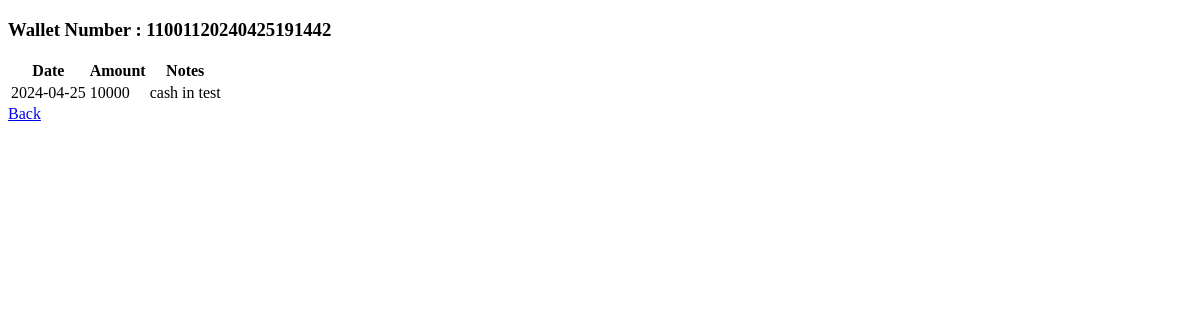
/customers/transactions/cashInHistory.php?wid=1 (signed in), run on an earlier commit of the app's database.
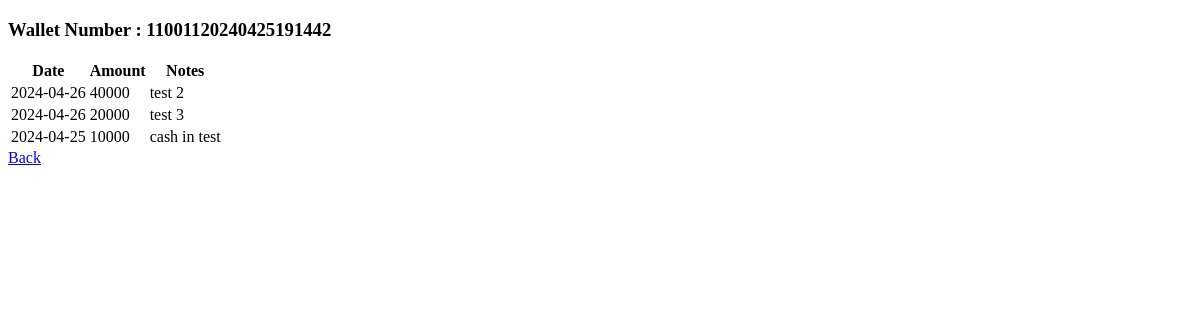
And on a later commit of the database.
### tables this page shows
CREATE TABLE `cash_in` (
  `cash_in_id` int(11) NOT NULL,
  `customer_name` varchar(55) NOT NULL,
  `wallet_id` int(11) NOT NULL,
  `staff_id` int(11) NOT NULL,
  `cash_in_date` date NOT NULL,
  `note` varchar(512) NOT NULL,
  `amount` decimal(10,0) NOT NULL
);

### customers/transactions/cashInHistory.php (the view, shortened to what this page needs)
<?php
    include("../../connection.php");
    if(isset($_REQUEST['wid'])){
        $wallet_id = $_REQUEST['wid'];
        $sel = "SELECT wallet_number FROM wallets WHERE wallet_id='$wallet_id'";
        $res = mysqli_query($connect,$sel);
        $w_data = mysqli_fetch_array($res);
        $wallet_number = $w_data['wallet_number'];
        $select = "SELECT * FROM cash_in WHERE wallet_id='$wallet_id' ORDER BY cash_in_date DESC";
        $result = mysqli_query($connect,$select);
    }
?>
<!DOCTYPE html>
<html lang="en">
<head>
</head>
<body>
    <h3>Wallet Number : <?php echo $wallet_number;?></h3>
    <table>
        <thead>
            <tr>
                <th>Date</th>
                <th>Amount</th>
                <th>Notes</th>
            </tr>
        </thead>
        <tbody>
            <?php
                while ($row = mysqli_fetch_assoc($result)) {
                    echo "<tr>";
                    echo "<td>{$row['cash_in_date']}</td>";
                    echo "<td>{$row['amount']}</td>";
                    echo "<td>{$row['note']}</td>";
                    echo "</tr>";
                }
            ?>
        </tbody>
    </table>
    <a href="../home.php">Back</a>
</body>
</html>

What changed in the data, as far as the page shows it:
added cash_in: cash_in_date "2024-04-26", amount "40000", note "test 2"
added cash_in: cash_in_date "2024-04-26", amount "20000", note "test 3"
